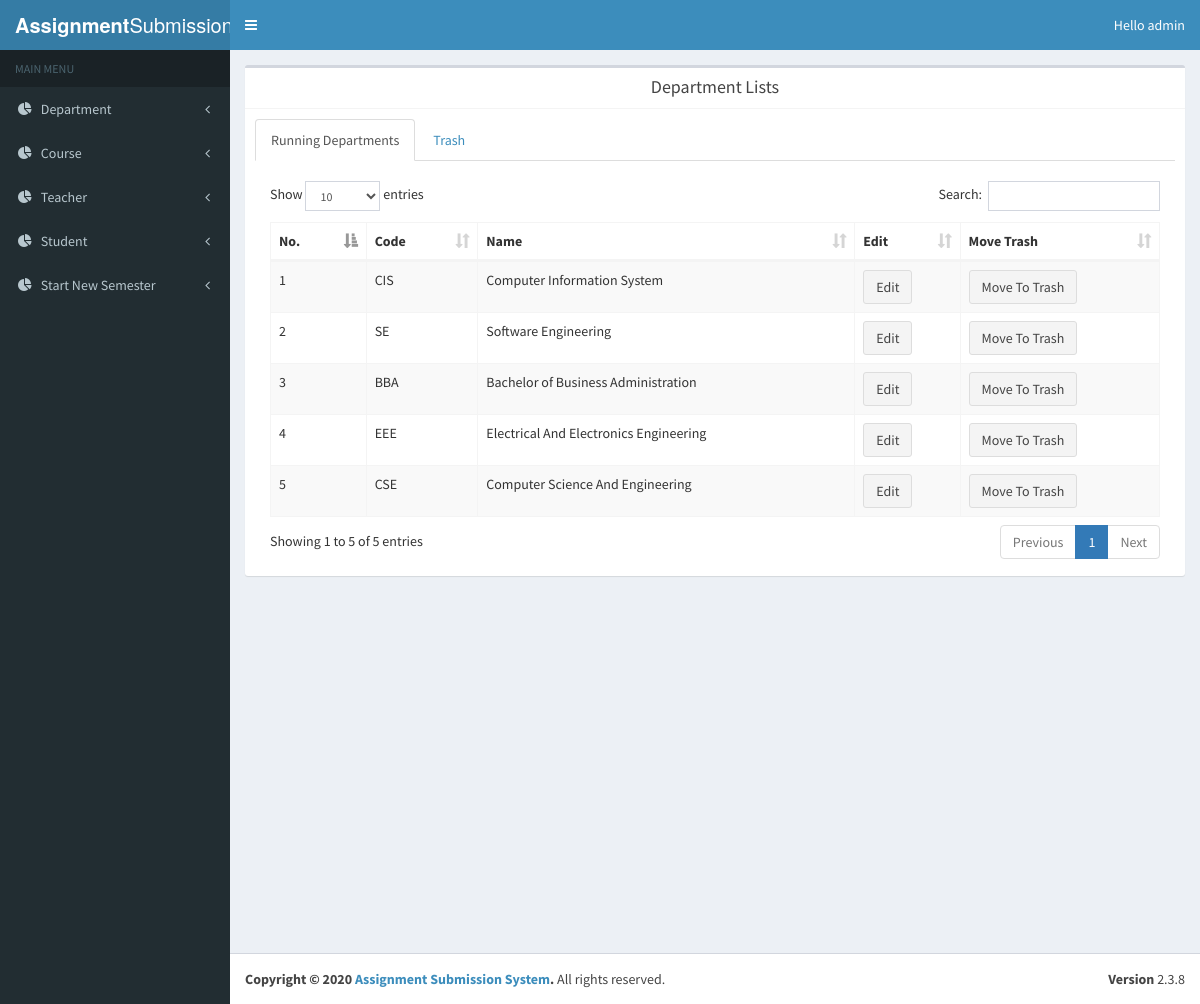
/view/view_department.php (signed in), run on the app's committed database.
### tables this page shows
CREATE TABLE `departments` (
  `id` int(11) NOT NULL,
  `code` varchar(50) NOT NULL,
  `title` varchar(255) NOT NULL,
  `status` tinyint(4) NOT NULL DEFAULT '1',
  `created_at` datetime NOT NULL DEFAULT CURRENT_TIMESTAMP,
  `updated_at` datetime NOT NULL DEFAULT CURRENT_TIMESTAMP,
  `deleted_at` datetime NOT NULL DEFAULT CURRENT_TIMESTAMP
);

### src/Session/Session.php (called while the page is built, shortened)
<?php
class Session{
    public static function get($key){
        if (isset($_SESSION[$key])){
            return $_SESSION[$key];
        }else{
            return false;
        }
    }
}
?>

### src/Department/Department.php (called while the page is built, shortened)
<?php
class Department{
    public static function getAllDepartment(){
        $sql = "SELECT * FROM departments WHERE status='1' ORDER BY id DESC ";
        $stmt = Database::Prepare($sql);
        $stmt->execute();
        $totalRows =  $stmt->rowCount();
        $data =  $stmt->fetchAll();
        return $data;
    }
}
?>

### src/Database/Database.php (called while the page is built, shortened)
<?php
class Database
{
    private static $pdo;
    private static function connection(){
        if (!isset(self::$pdo)){
            try{
                self::$pdo = new PDO('mysql:host=localhost; dbname=ass', 'root','');
            }catch (PDOException $e){
                echo $e->getMessage();
            }
        }
        return self::$pdo;
    }
    public static function Prepare($sql){
        return self::connection()->prepare($sql);
    }
}

### view/view_department.php (the view, shortened to what this page needs)
<?php include "header.php"?>
<?php include "sidebar.php"?>
<div class="content-wrapper">
    <section class="content">
        <div class="box box-default">
            <div class="box-header with-border text-center">
                <h1 class="box-title">Department Lists</h1>
            </div>
            <div class="box-body">
                <div>
                    <ul class="nav nav-tabs">
                        <li class="active" role="presentation"><a href="view_department.php">Running Departments</a></li>
                        <li role="presentation"><a href="trash-list.php">Trash</a></li>
                    </ul>
                </div>
                <br>
                <div class="table-responsive col-md-12">
                    <table id="table_info" class="table table-striped table-bordered">
                        <thead>
                        <tr>
                            <th>No.</th>
                            <th>Code</th>
                            <th>Name</th>
                            <th>Edit</th>
                            <th>Move Trash</th>
                        </tr>
                        </thead>
                        <tbody>
                        <?php
                        $i = 0;
                        foreach (Department::getAllDepartment() as $key => $value){
                            $i++;
                        ?>
                        <tr>
                            <td><?php echo $i; ?></td>
                            <td><?php echo $value["code"]; ?></td>
                            <td><?php echo $value["title"]; ?></td>
                            <td><a class="btn btn-default" href="edit-department.php?editId=<?php echo $value["id"]; ?>">Edit</a></td>
                            <td><a class="btn btn-default" onclick="return confirm('Are u sure to move?')" href="?trashId=<?php echo $value["id"]; ?>">Move To
                                    Trash</a></td>
                        </tr>
                        <?php } ?>
                        </tbody>
                    </table>
                </div>
            </div>
        </div>
    </section>
</div>
<?php include "footer.php"?>

### view/header.php (shortened to what this page needs)
<!DOCTYPE html>
<html>
<head>
    <link rel="stylesheet" href="bootstrap/css/bootstrap.min.css">
    <link rel="stylesheet" href="https://cdnjs.cloudflare.com/ajax/libs/font-awesome/4.5.0/css/font-awesome.min.css">
    <link rel="stylesheet" href="https://cdnjs.cloudflare.com/ajax/libs/ionicons/2.0.1/css/ionicons.min.css">
    <link rel="stylesheet" href="plugins/jvectormap/jquery-jvectormap-1.2.2.css">
    <link rel="stylesheet" href="dist/css/AdminLTE.min.css">
    <link rel="stylesheet" href="plugins/jquery-ui/jquery-ui.css">
    <link rel="stylesheet" href="plugins/clockFace/css/clockface.css">
    <link rel="stylesheet" href="bootstrap/css/dataTables.bootstrap.min.css">
    <link rel="stylesheet" href="dist/css/form.css">
    <link rel="stylesheet" href="dist/css/main_form.css">
    <link rel="stylesheet" href="bootstrap/css/bootstrap-select.min.css" />
    <link rel="stylesheet" href="dist/css/skins/_all-skins.min.css">
</head>
<body class="hold-transition skin-blue sidebar-mini">
<div class="wrapper">
    <header class="main-header">
        <a href="home.php" class="logo">
            <span class="logo-lg"><b>Assignment</b>Submission<br>System</span>
        </a>
        <nav class="navbar navbar-static-top">
            <a href="#" class="sidebar-toggle" data-toggle="offcanvas" role="button">
            </a>
            <div class="navbar-custom-menu">
                <ul class="nav navbar-nav">
                    <li class="dropdown user user-menu">
                        <a href="#" class="dropdown-toggle" data-toggle="dropdown">
                            <span class="hidden-xs">Hello <?php echo session::get("username"); ?></span>
                        </a>
                            </li>
                        </ul>
            </div>
        </nav>
    </header>

### view/sidebar.php (shortened to what this page needs)
<aside class="main-sidebar">
    <section class="sidebar">
        <ul class="sidebar-menu">
            <li class="header"> MAIN MENU</li>
            <?php
            if (session::get("userRole") == "1"){
            ?>
            <li class="treeview">
                <a href="#">
                    <i class="fa fa-pie-chart"></i> <span>Department</span>
                    <span class="pull-right-container">
              <i class="fa fa-angle-left pull-right"></i>
            </span>
                </a>
            </li>
            <li class="treeview">
                <a href="#">
                    <i class="fa fa-pie-chart"></i>
                    <span>Course</span>
                    <span class="pull-right-container">
              <i class="fa fa-angle-left pull-right"></i>
            </span>
                </a>
            </li>
            <li class="treeview">
                <a href="#">
                    <i class="fa fa-pie-chart"></i>
                    <span>Teacher</span>
                    <span class="pull-right-container">
              <i class="fa fa-angle-left pull-right"></i>
            </span>
                </a>
            </li>
            <li class="treeview">
                <a href="#">
                    <i class="fa fa-pie-chart"></i> <span>Student</span>
                    <span class="pull-right-container">
              <i class="fa fa-angle-left pull-right"></i>
            </span>
                </a>
            </li>
            <li class="treeview">
                <a href="#">
                    <i class="fa fa-pie-chart"></i> <span>Start New Semester</span>
                    <span class="pull-right-container">
              <i class="fa fa-angle-left pull-right"></i>
            </span>
                </a>
            </li>
            <?php }else{?>
                <li><a href="assignment-submission.php"><i class="fa fa-book"></i> <span> Assignment Submission</span></a></li>
                <li><a href="view-result-for-student.php"><i class="fa fa-book"></i> <span> Result</span></a></li>
            <?php }?>
        </ul>
    </section>
</aside>

### view/footer.php (shortened to what this page needs)
<footer class="main-footer">
    <div class="pull-right hidden-xs">
        <b>Version</b> 2.3.8
    </div>
    <strong>Copyright &copy; <?php echo date('Y'); ?> <a href="http://sadek.cf">Assignment Submission System</a>.</strong> All rights
    reserved.
</footer>
</div>
</body>
</html>

### data on the page
departments: code "CIS", title "Computer Information System"
departments: code "SE", title "Software Engineering"
departments: code "BBA", title "Bachelor of Business Administration"
departments: code "EEE", title "Electrical And Electronics Engineering"
departments: code "CSE", title "Computer Science And Engineering"

### other printed values
session::get("username") "admin"
